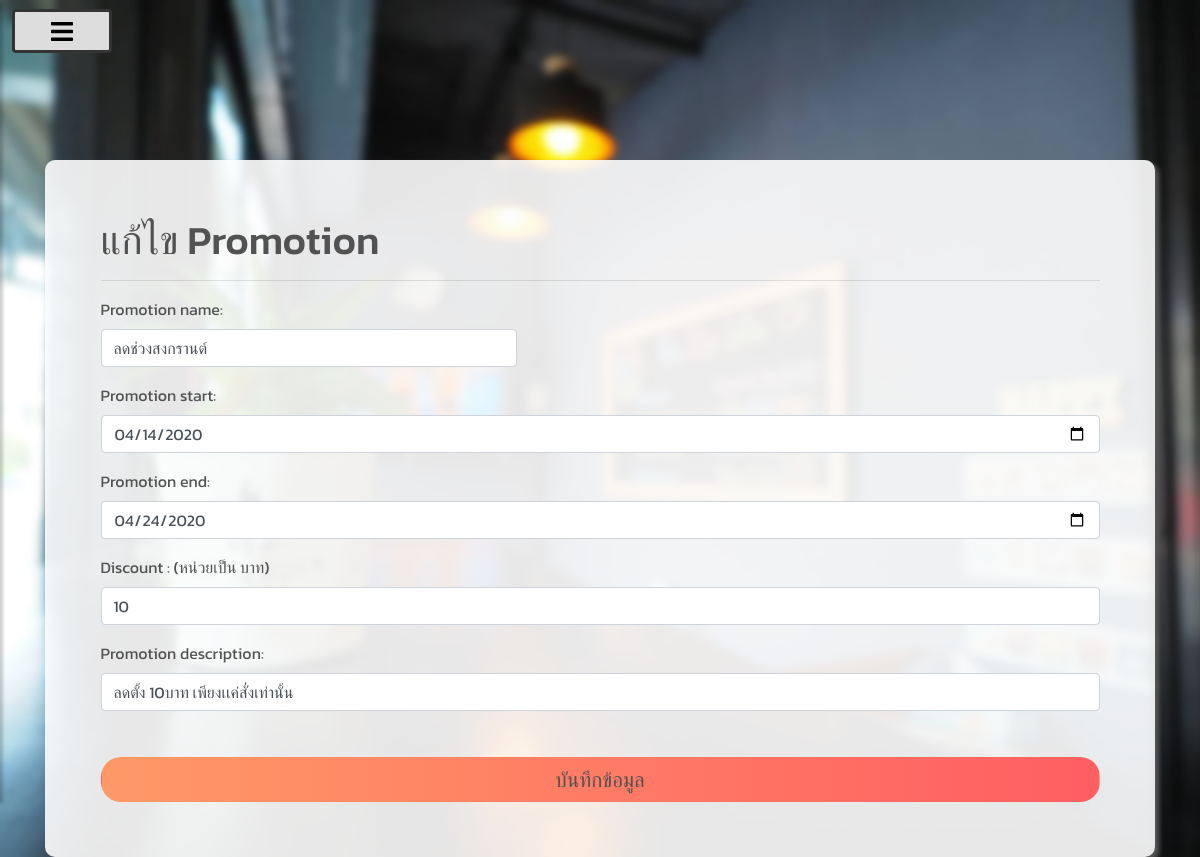
Screenshot of /managements/edit_pro/3/ (signed in) with the database file from the repository.
### product/models.py (models this page shows)
class Promotion(models.Model):
    name = models.CharField(max_length=255, default="")
    s_date = models.DateField()
    e_date = models.DateField()
    promo_desc = models.TextField()
    discount = models.IntegerField(default=0)
    promo_status = models.BooleanField(default=True)

### managements/views.py (the view)
# urls.py: path('edit_pro/<int:pk>/',views.edit_promotion, name='edit_promotion'),
@login_required
def edit_promotion(request, pk):
    p = Promotion.objects.get(id=pk)
    form = PromotionForm(instance=p)
    if request.method == "POST":
        form = PromotionForm(request.POST,instance=p)
        if form.is_valid():
            form.save()
            return redirect('index')
    context={
        'form': form,
        'p':p,
    }
    return render(request, 'managements/add_promo.html', context)

### product/forms.py
class PromotionForm(forms.ModelForm):
    name = forms.CharField(
        max_length=30,
        widget=forms.TextInput(attrs={ 'class' : 'form-control col-5', 'placeholder' : 'ชื่อของ Promotion' }),
        label='Promotion name:'
        )
    s_date =  forms.DateField(widget=forms.DateInput(
        attrs={'type':'date', 'class' : 'form-control col-12' ,'placeholder' : 'วันที่เริ่ม promotion'}),
        label='Promotion start:'
    )
    e_date =  forms.DateField(widget=forms.DateInput(
        attrs= {'type':'date', 'class' : 'form-control col-12' ,'placeholder' : 'วันที่หมด promotion'})
        ,label='Promotion end:'
    )
    discount = forms.CharField(max_length=10, widget=forms.TextInput(attrs={'type':'number', 'class' : 'form-control col-12' ,'placeholder' : 'ส่วนลดต่อเมนู(หน่วยเป็น บาท)'}),
        label='Discount : (หน่วยเป็น บาท)')
    promo_desc = forms.CharField(
        max_length=255,
        widget=forms.TextInput(attrs={ 'class' : 'form-control col-12' , 'placeholder' : 'คำอธิบาย Promotion' }),
        label='Promotion description:'
        )
    class Meta:
        model = Promotion
        fields = ('name','s_date','e_date','discount','promo_desc')

### managements/templates/managements/add_promo.html (shortened to what this page needs)
{% extends "base.html" %}
{% block content %}
<div class="container addfruit col-12">
    {% if p.id %}
            <form method="POST" action="{% url 'edit_promotion' pk=p.id %}" enctype="multipart/form-data">
            <h1>แก้ไข Promotion</h1>
        {% else %}
            <form method="POST" action="{% url 'add_promotion' %}" enctype="multipart/form-data">
            <h1>เพิ่ม Promotion</h1>
        {% endif %}
    <hr>
    <form method="POST" action="{% url 'add_promotion' %}">
        {% for field in form %}
        <div class="form-group">
            <label for="{{field.id_for_label}}">{{field.label}}</label>
            {{field}}
        </div>
        {% endfor %}
        <button class="btn col bottoncolor5" type="submit">บันทึกข้อมูล</button>
    </form>
</div>
{% endblock content %}

### static/css/style3.css (style rules this page uses)
body { font-family: 'Poppins', sans-serif; background: #fafafa; }

### managements/templates/managements/add_promo.html (style rules this page uses)
.addfruit { color: rgb(82, 82, 82); margin-top: 20vh; background-color: rgba(253, 253, 253, 0.9); padding: 5%; border-radius: 10px; box-shadow: 4px 4px 5px 0px rgba(87, 87, 87, 1); }
.bottoncolor5 { color: rgb(82, 82, 82); font-size: 1.3em; margin-top: 30px; border-radius: 20px; background: linear-gradient(to right, #ff9966, #ff5e62); transition: 0.25s ease; width: 100%; }

### rows the page displays
Promotion: form "ลดช่วงสงกรานต์" "04/14/2020" "04/24/2020" "10" "ลดตั้ง 10บาท เพียงเเค่สั่งเท่านั้น"

### other values shown
{{ field.label }} "Promotion name:" "Promotion start:" "Promotion end:" "Discount : (หน่วยเป็น บาท)" "Promotion description:"
